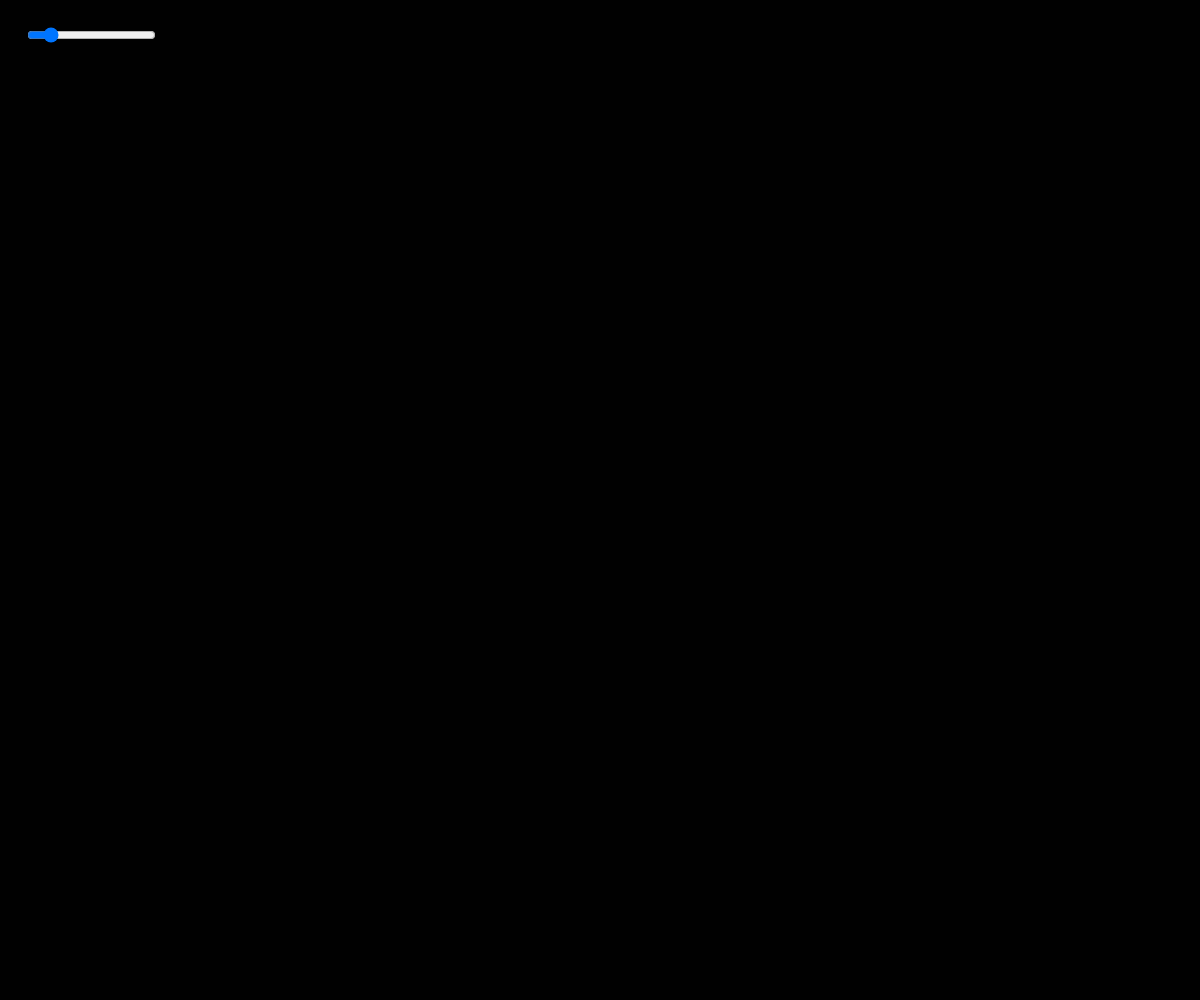
Frame 1 (no input)
Frame 60 (no input): identical to frame 1, image omitted
Frame 120 (the mouse pressed at the canvas centre since frame 60): identical to frame 1, image omitted

The p5.js sketch that drew this single still picture (run headless with seeded random() and noise() and a simulated clock; from frame 60 on, the mouse is pressed at the canvas centre):

// p5.js sketch
// ── sketch.js
"use strict";
var strokes = []; // contains arrays that contain Vectors
var currentStrokeIndex = 0;
var brushSlider;
function setup() {
  createCanvas(windowWidth, windowHeight);
  
colorMode(RGB, 255);
  fill(0);
  noStroke();
  //textSize(42);
  //textAlign(CENTER);
  brushSlider = createSlider(1,22,4);
  brushSlider.position(25,25)
}
function draw() {
  background(0.97);
  strokeWeight(brushSlider.value());
  stroke(Math.floor((Math.random() * 255) + 1), Math.floor((Math.random() * 255) + 1), Math.floor((Math.random() * 255) + 1));
  push();
  {
    //fill(0.9);
    //text("«Eine Linie ist ein Punkt,\nder spazieren geht.»\n–Paul Klee", width/2, height/2);
  }
  pop();
  for (var i = 0; i < strokes.length; i++) {
    var s = strokes[i];
    push();
    {
      var r = 3;
      for (var j = 0; j < s.length; j++) {
        var p = s[j];
        // default mode: center(x,y), w, h
        //ellipse(p.x, p.y, 2*r, 2*r);
      }
    }
    pop();
    
    push();
    {
      noFill();
      //stroke(.1);
      //stroke(30,40,50);
      //stroke(Math.floor((Math.random() * 255) + 1), Math.floor((Math.random() * 255) + 1), Math.floor((Math.random() * 255) + 1));
      beginShape();
        for (var j = 0; j < s.length; j++) {
          var p = s[j];
          curveVertex(p.x, p.y);
          // "The first and last points in a series of curveVertex() lines will be used to guide the beginning and end of a the curve.
          // A minimum of four points is required to draw a tiny curve between the second and third points."
          // http://p5js.org/reference/#/p5/curveVertex
          if (j == 0 || j == s.length - 2) {
            curveVertex(p.x, p.y);
          }
        }
      endShape();
    }
    pop();
  }
}
function mousePressed() {
  strokes[currentStrokeIndex] = [createVector(mouseX, mouseY)];
}
function mouseReleased() {
  currentStrokeIndex++;
}
function mouseDragged() {
  strokes[currentStrokeIndex].push(createVector(mouseX, mouseY));
}
function windowResized() {
  resizeCanvas(windowWidth, windowHeight);
}
